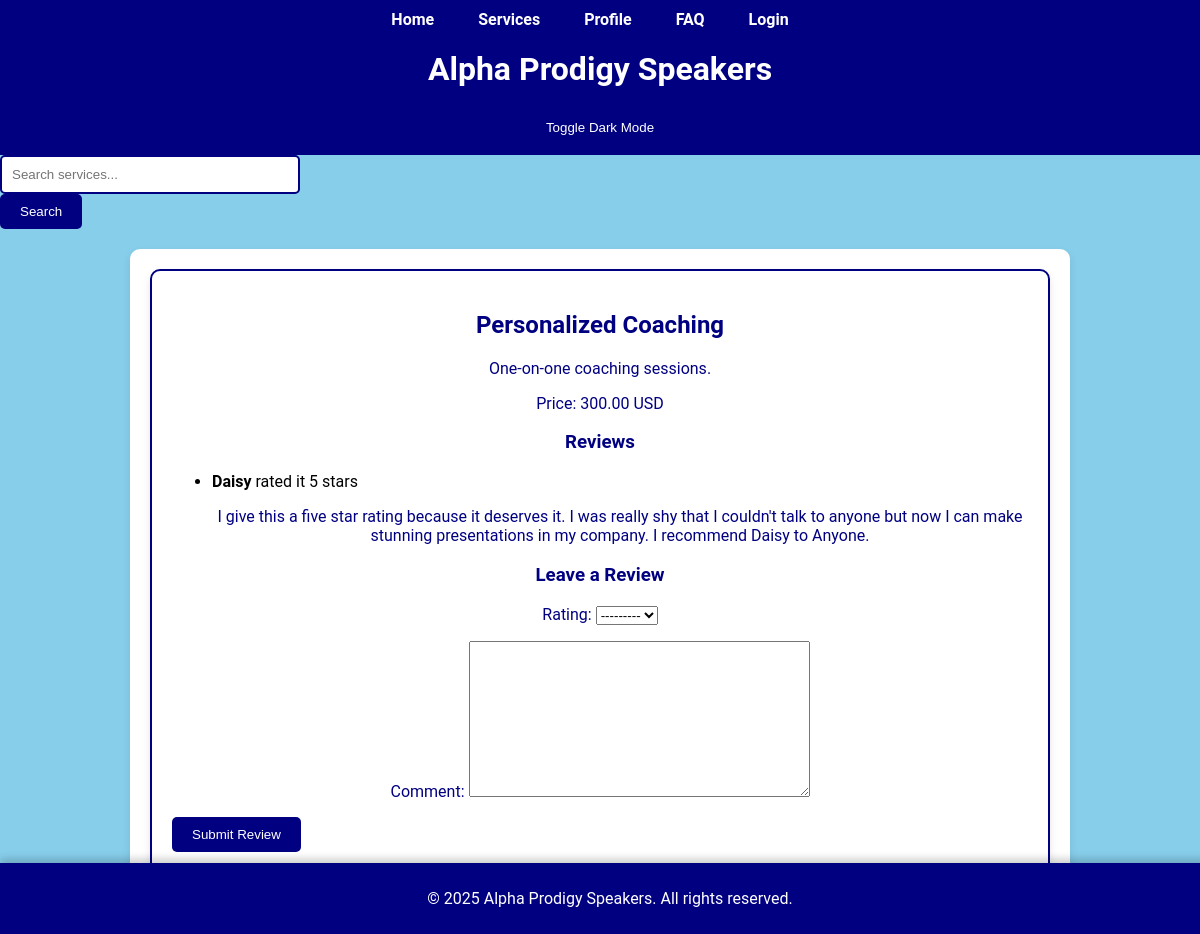
Screenshot of /speakers/services/2/ with the database file from the repository.
### speakers/models.py (models this page shows, shortened)
class Service(models.Model):
    name = models.CharField(max_length=100)
    description = models.TextField()
    price = models.DecimalField(max_digits=10, decimal_places=2)

class Review(models.Model):
    service = models.ForeignKey(Service, on_delete=models.CASCADE)
    user = models.ForeignKey(User, on_delete=models.CASCADE)
    rating = models.IntegerField(choices=[(i, i) for i in range(1, 6)])
    comment = models.TextField()
    created_at = models.DateTimeField(auto_now_add=True)

### speakers/views.py (the view)
# urls.py: path('services/<int:service_id>/', views.service_detail_view, name='service_detail'),
def service_detail_view(request, service_id):
    service = get_object_or_404(Service, id=service_id)
    reviews = Review.objects.filter(service=service)
    if request.method == 'POST':
        form = ReviewForm(request.POST)
        if form.is_valid():
            review = form.save(commit=False)
            review.service = service
            review.user = request.user
            review.save()
            return redirect('service_detail', service_id=service.id)
    else:
        form = ReviewForm()
    return render(request, 'service_detail.html', {'service': service, 'reviews': reviews, 'form': form})

### speakers/forms.py
class ReviewForm(forms.ModelForm):
    class Meta:
        model = Review
        fields = ['rating', 'comment']

### templates/htmls/service_detail.html (shortened to what this page needs)
{% extends 'base.html' %}
{% block content %}
<section id="service-detail">
    <h2>{{ service.name }}</h2>
    <p>{{ service.description }}</p>
    <p>Price: {{ service.price }} USD</p>
    <h3>Reviews</h3>
    {% if reviews %}
        <ul>
            {% for review in reviews %}
                <li>
                    <strong>{{ review.user.username }}</strong> rated it {{ review.rating }} stars
                    <p>{{ review.comment }}</p>
                </li>
            {% endfor %}
        </ul>
    {% else %}
        <p>No reviews yet. Be the first to review this service!</p>
    {% endif %}
    <h3>Leave a Review</h3>
    <form method="post">
        {{ form.as_p }}
        <button type="submit" class="btn">Submit Review</button>
    </form>
</section>
{% endblock %}

### static/styles.css (style rules this page uses)
body { font-family: 'Roboto', sans-serif; background-color: skyblue; margin: 0; padding: 0; }
section { background-color: white; border: 2px solid navy; border-radius: 10px; padding: 20px; margin-bottom: 20px; box-shadow: 0 4px 8px rgba(0, 0, 0, 0.1); transition: transform 0.2s; }
button[type="submit"], .btn { display: inline-block; padding: 10px 20px; background-color: navy; color: white; text-decoration: none; border-radius: 5px; border: none; cursor: pointer; transition: background-color 0.3s, transform 0.3s; }
input[type="submit"], button[type="submit"] { display: inline-block; padding: 10px 20px; background-color: navy; color: white; text-decoration: none; border-radius: 5px; border: none; cursor: pointer; transition: background-color 0.3s, transform 0.3s; }
p, h1, h2, h3, a { color: navy; text-align: center; }

### rows the page displays
Service: name "Personalized Coaching", description "One-on-one coaching sessions.", price "300.00"
Review: user.username "Daisy", rating "5", comment "I give this a five star rating because it deserves it. I was really shy that I couldn't talk to anyone but now I can make stunning presentations in my company. I recommend Daisy to Anyone."
